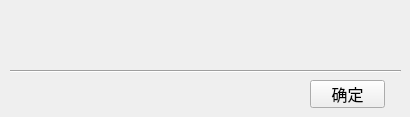
<?xml version="1.0" encoding="UTF-8"?>
<ui version="4.0">
 <class>MyMessageBox</class>
 <widget class="QWidget" name="MyMessageBox">
  <property name="geometry">
   <rect>
    <x>0</x>
    <y>0</y>
    <width>410</width>
    <height>117</height>
   </rect>
  </property>
  <property name="windowTitle">
   <string>MyMessageBox</string>
  </property>
  <widget class="QPushButton" name="pushButton">
   <property name="geometry">
    <rect>
     <x>310</x>
     <y>80</y>
     <width>75</width>
     <height>28</height>
    </rect>
   </property>
   <property name="font">
    <font>
     <pointsize>12</pointsize>
     <stylestrategy>PreferAntialias</stylestrategy>
    </font>
   </property>
   <property name="text">
    <string>确定</string>
   </property>
  </widget>
  <widget class="QLabel" name="label_message">
   <property name="geometry">
    <rect>
     <x>20</x>
     <y>10</y>
     <width>381</width>
     <height>51</height>
    </rect>
   </property>
   <property name="font">
    <font>
     <family>SimSun-ExtB</family>
     <pointsize>12</pointsize>
     <stylestrategy>PreferAntialias</stylestrategy>
     <kerning>true</kerning>
    </font>
   </property>
   <property name="text">
    <string/>
   </property>
   <property name="alignment">
    <set>Qt::AlignLeading|Qt::AlignLeft|Qt::AlignTop</set>
   </property>
  </widget>
  <widget class="Line" name="line">
   <property name="geometry">
    <rect>
     <x>10</x>
     <y>70</y>
     <width>391</width>
     <height>3</height>
    </rect>
   </property>
   <property name="orientation">
    <enum>Qt::Horizontal</enum>
   </property>
  </widget>
 </widget>
 <layoutdefault spacing="6" margin="11"/>
 <resources/>
 <connections/>
</ui>
